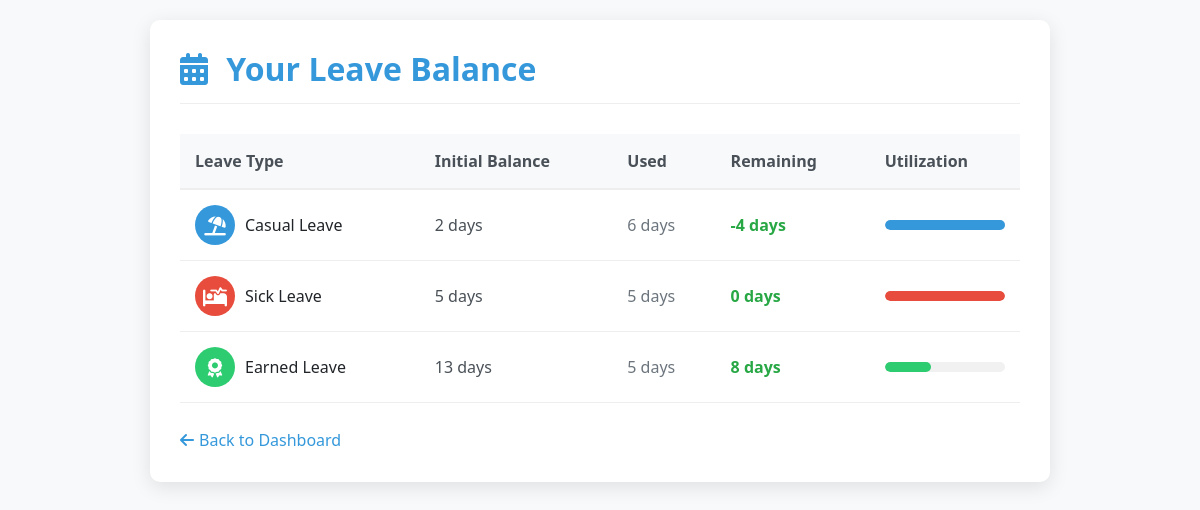
/leave_balance.php (signed in), run on the app's committed database.
### tables this page shows
CREATE TABLE `students` (
  `id` int(11) NOT NULL,
  `name` varchar(100) DEFAULT NULL,
  `email` varchar(100) DEFAULT NULL,
  `password` varchar(255) DEFAULT NULL,
  `photo` varchar(255) DEFAULT NULL,
  `casual_leave` int(11) DEFAULT 10,
  `sick_leave` int(11) DEFAULT 5,
  `earned_leave` int(11) DEFAULT 15,
  `leave_balance` decimal(5,2) DEFAULT 0.00,
  `reset_token` varchar(255) DEFAULT NULL,
  `reset_token_expiry` datetime DEFAULT NULL
);

### leave_balance.php (the view, shortened to what this page needs)
<?php
include('../db.php');
$student_id = $_SESSION['student_id'];
$sql = "SELECT casual_leave, sick_leave, earned_leave FROM students WHERE id = $student_id";
$result = $conn->query($sql);
$user = $result->fetch_assoc();
$leave_sql = "SELECT leave_type, SUM(DATEDIFF(to_date, from_date) + 1) AS total_days
              FROM leave_applications
              WHERE student_id = $student_id AND status = 'Approved'
              GROUP BY leave_type";
$leave_result = $conn->query($leave_sql);
$used_leave = [
    'Casual' => 0,
    'Sick' => 0,
    'Earned' => 0
];
while ($leave = $leave_result->fetch_assoc()) {
    $used_leave[$leave['leave_type']] = $leave['total_days'];
}
$remaining_leave = [
    'Casual' => $user['casual_leave'] - $used_leave['Casual'],
    'Sick' => $user['sick_leave'] - $used_leave['Sick'],
    'Earned' => $user['earned_leave'] - $used_leave['Earned']
];
?>
<!DOCTYPE html>
<html lang="en">
<head>
    <link href="https://cdn.jsdelivr.net/npm/bootstrap@5.3.3/dist/css/bootstrap.min.css" rel="stylesheet">
    <link rel="stylesheet" href="https://cdnjs.cloudflare.com/ajax/libs/font-awesome/6.4.0/css/all.min.css">
</head>
<body>
    <div class="balance-container">
        <div class="balance-header">
            <h2><i class="fas fa-calendar-alt"></i> Your Leave Balance</h2>
        </div>
        <div class="table-responsive">
            <table class="balance-table">
                <thead>
                    <tr>
                        <th>Leave Type</th>
                        <th>Initial Balance</th>
                        <th>Used</th>
                        <th>Remaining</th>
                        <th>Utilization</th>
                    </tr>
                </thead>
                <tbody>
                    <tr>
                        <td>
                            <div class="leave-type">
                                <div class="leave-icon casual-icon">
                                    <i class="fas fa-umbrella-beach"></i>
                                </div>
                                <span>Casual Leave</span>
                            </div>
                        </td>
                        <td class="initial-days"><?= $user['casual_leave'] ?> days</td>
                        <td class="used-days"><?= $used_leave['Casual'] ?> days</td>
                        <td class="remaining-days"><?= $remaining_leave['Casual'] ?> days</td>
                        <td>
                            <div class="progress-container">
                                <div class="progress-bar casual-progress"
                                     style="width: <?= ($used_leave['Casual'] / $user['casual_leave']) * 100 ?>%"></div>
                            </div>
                        </td>
                    </tr>
                    <tr>
                        <td>
                            <div class="leave-type">
                                <div class="leave-icon sick-icon">
                                    <i class="fas fa-procedures"></i>
                                </div>
                                <span>Sick Leave</span>
                            </div>
                        </td>
                        <td class="initial-days"><?= $user['sick_leave'] ?> days</td>
                        <td class="used-days"><?= $used_leave['Sick'] ?> days</td>
                        <td class="remaining-days"><?= $remaining_leave['Sick'] ?> days</td>
                        <td>
                            <div class="progress-container">
                                <div class="progress-bar sick-progress"
                                     style="width: <?= ($used_leave['Sick'] / $user['sick_leave']) * 100 ?>%"></div>
                            </div>
                        </td>
                    </tr>
                    <tr>
                        <td>
                            <div class="leave-type">
                                <div class="leave-icon earned-icon">
                                    <i class="fas fa-award"></i>
                                </div>
                                <span>Earned Leave</span>
                            </div>
                        </td>
                        <td class="initial-days"><?= $user['earned_leave'] ?> days</td>
                        <td class="used-days"><?= $used_leave['Earned'] ?> days</td>
                        <td class="remaining-days"><?= $remaining_leave['Earned'] ?> days</td>
                        <td>
                            <div class="progress-container">
                                <div class="progress-bar earned-progress"
                                     style="width: <?= ($used_leave['Earned'] / $user['earned_leave']) * 100 ?>%"></div>
                            </div>
                        </td>
                    </tr>
                </tbody>
            </table>
        </div>
        <a href="dashboard.php" class="back-link">
            <i class="fas fa-arrow-left"></i> Back to Dashboard
        </a>
    </div>
</body>
</html>

### leave_balance.php (style rules this page uses)
:root { --primary-color: #3498db; --secondary-color: #2980b9; --success-color: #28a745; --warning-color: #ffc107; --danger-color: #dc3545; --light-bg: #f8f9fa; }
body { font-family: 'Segoe UI', Tahoma, Geneva, Verdana, sans-serif; background-color: var(--light-bg); padding: 20px; }
.balance-container { max-width: 900px; margin: 0 auto; background: white; border-radius: 10px; box-shadow: 0 5px 20px rgba(0, 0, 0, 0.1); padding: 30px; }
.balance-header { display: flex; justify-content: space-between; align-items: center; margin-bottom: 30px; border-bottom: 1px solid #eee; padding-bottom: 15px; }
.balance-header h2 { color: var(--primary-color); font-weight: 600; margin-bottom: 0; }
.balance-header i { margin-right: 10px; }
.table-responsive { overflow-x: auto; }
.balance-table { width: 100%; border-collapse: collapse; }
.balance-table thead th { background-color: #f8f9fa; color: #495057; font-weight: 600; padding: 15px; text-align: left; border-bottom: 2px solid #eee; }
.balance-table tbody td { padding: 15px; border-bottom: 1px solid #eee; vertical-align: middle; }
.leave-type { display: flex; align-items: center; gap: 10px; }
.leave-icon { width: 40px; height: 40px; border-radius: 50%; display: flex; align-items: center; justify-content: center; color: white; font-size: 1.2rem; }
.casual-icon { background-color: #3498db; }
.sick-icon { background-color: #e74c3c; }
.earned-icon { background-color: #2ecc71; }
.progress-container { width: 100%; height: 10px; background-color: #f1f1f1; border-radius: 5px; overflow: hidden; }
.progress-bar { height: 100%; border-radius: 5px; }
.casual-progress { background-color: #3498db; }
.sick-progress { background-color: #e74c3c; }
.earned-progress { background-color: #2ecc71; }
.remaining-days { font-weight: 600; color: var(--success-color); }
.used-days { font-weight: 500; color: #6c757d; }
.initial-days { font-weight: 500; color: #495057; }
.back-link { display: inline-flex; align-items: center; margin-top: 25px; color: var(--primary-color); text-decoration: none; font-weight: 500; }
.back-link i { margin-right: 5px; }

### data on the page
students: casual_leave "2", sick_leave "5", earned_leave "13"

### other printed values
$used_leave['Casual'] "6"
$remaining_leave['Casual'] "-4"
$used_leave['Sick'] "5"
$remaining_leave['Sick'] "0"
$used_leave['Earned'] "5"
$remaining_leave['Earned'] "8"
